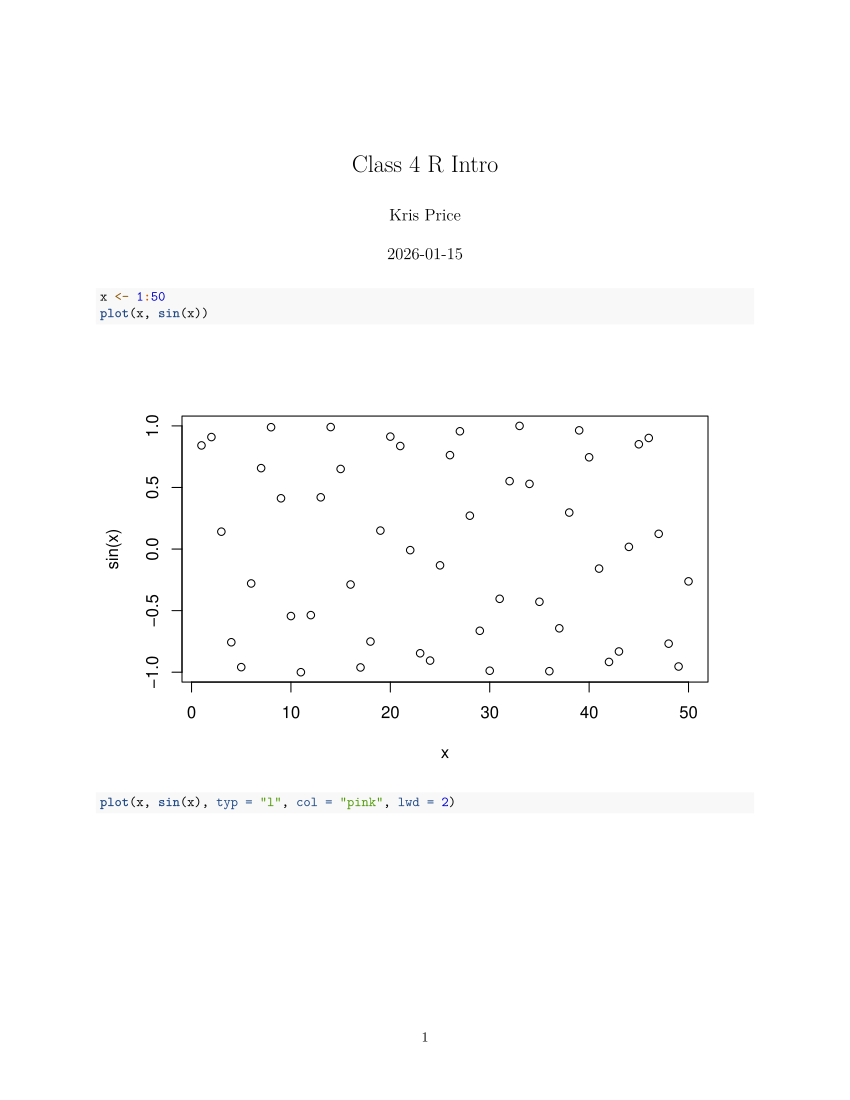

Write the R code that produced this figure.
#' ---
#' title: "Class 4 R Intro"
#' author: "Kris Price"
#' ---

x <- 1:50
plot(x, sin(x))

plot(x, sin(x), typ = "l", col = "pink", lwd = 2)

log(10, base = 10)
